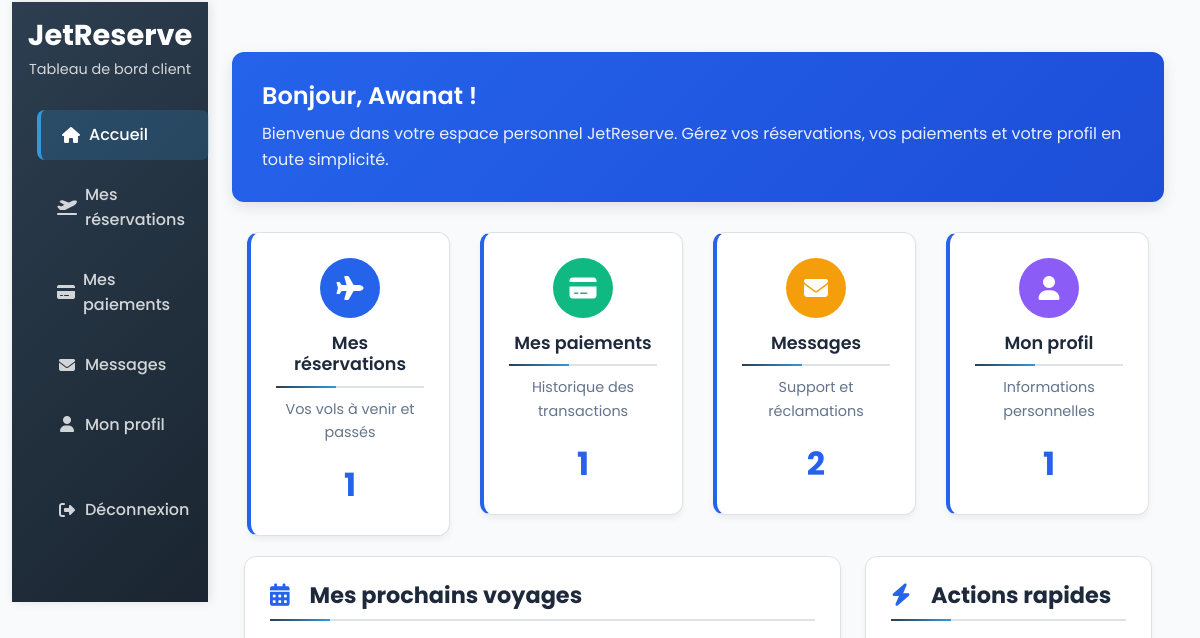
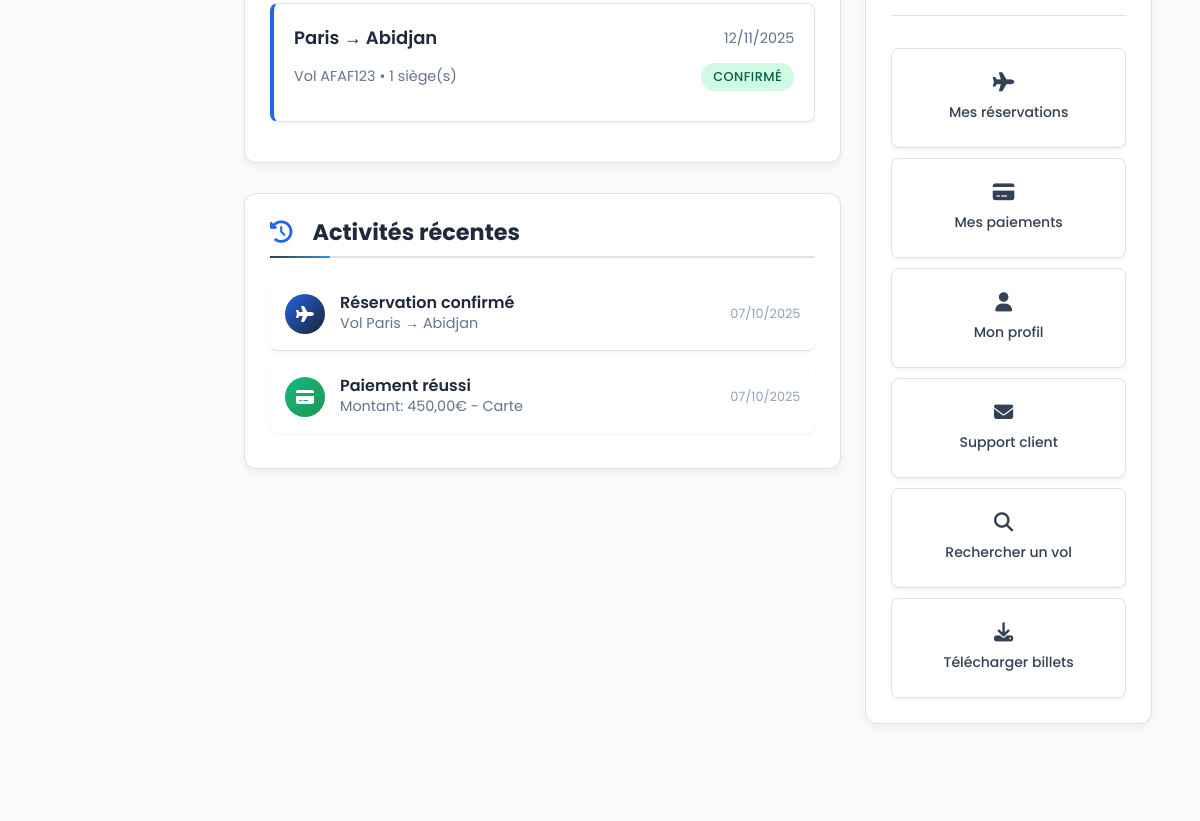
The app's page /vge64/index2.php (signed in, middle part), older data (2 pictures, top to bottom).
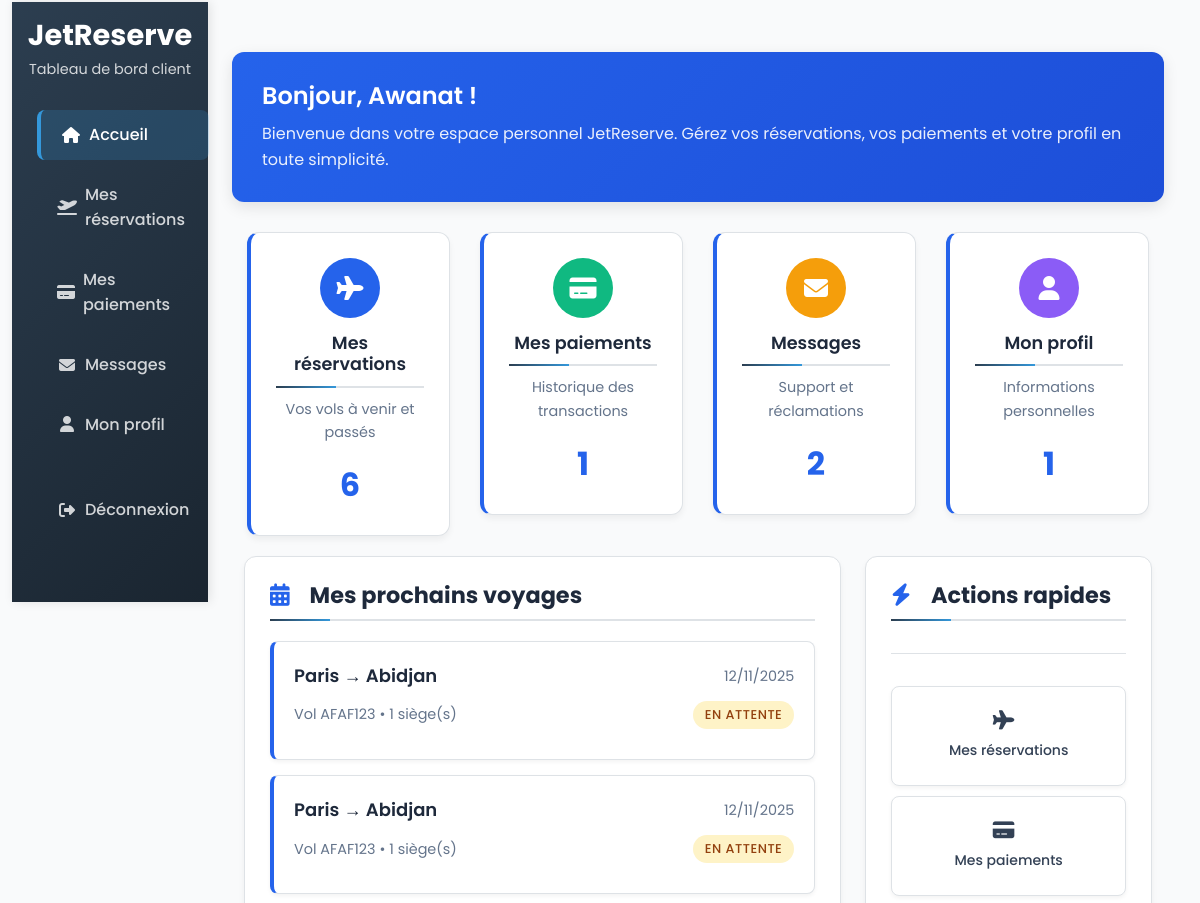
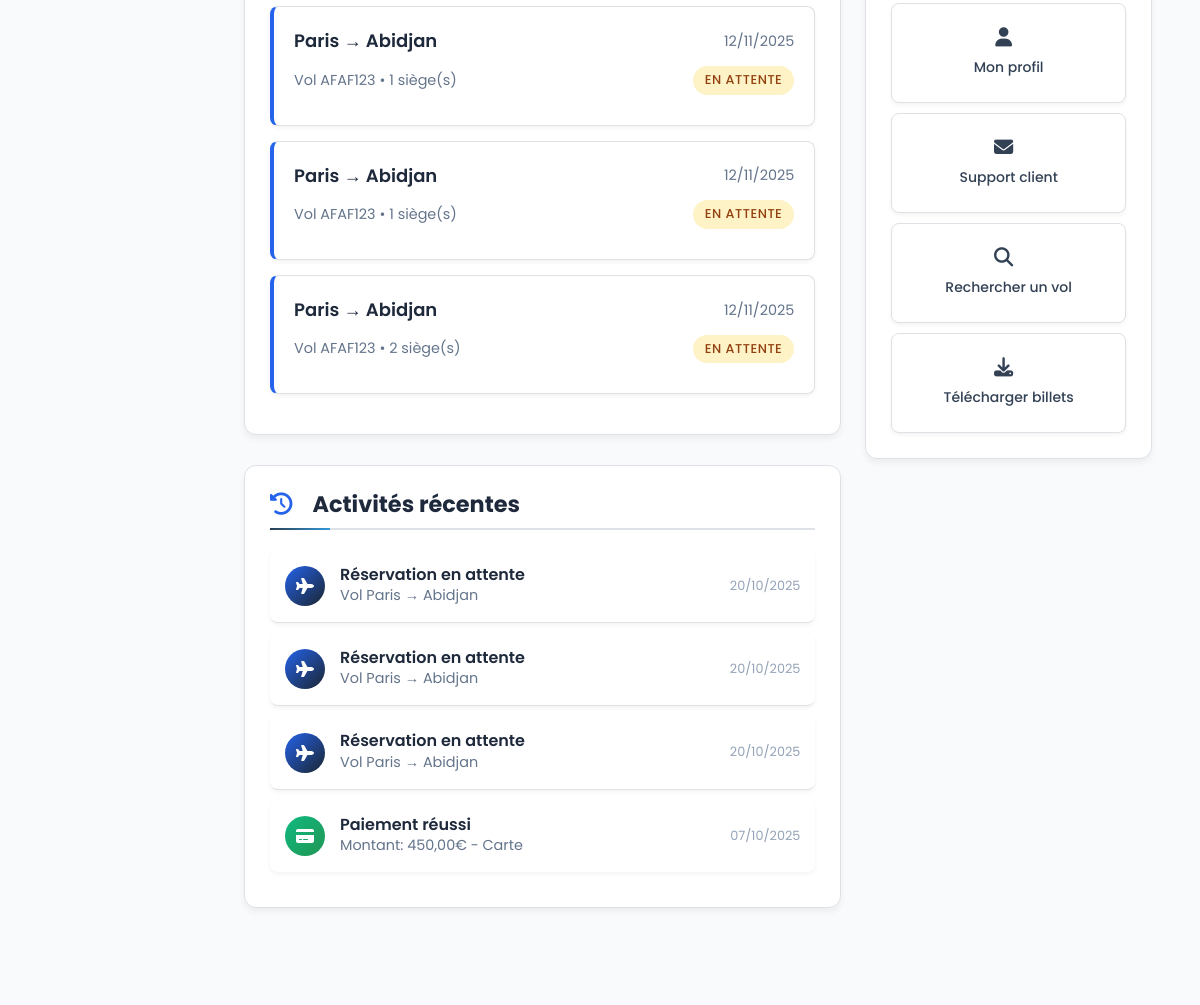
The same page, newer data (2 pictures, top to bottom).
### tables this page shows
CREATE TABLE IF NOT EXISTS `reservations` (
  `id_reservation` int(11) NOT NULL AUTO_INCREMENT,
  `id_user` int(11) NOT NULL,
  `id_vol` int(11) NOT NULL,
  `statut` enum('confirmé','en attente','annulé') DEFAULT 'en attente',
  `date_reservation` timestamp NULL DEFAULT CURRENT_TIMESTAMP,
  `nombre_passagers` int(11) DEFAULT '1',
  `prix_total` decimal(10,2) DEFAULT NULL,
  PRIMARY KEY (`id_reservation`),
  KEY `id_user` (`id_user`),
  KEY `id_vol` (`id_vol`)
);

CREATE TABLE IF NOT EXISTS `vols` (
  `id_vol` int(11) NOT NULL AUTO_INCREMENT,
  `id_compagnie` int(11) NOT NULL,
  `id_avion` int(11) NOT NULL,
  `depart` varchar(50) NOT NULL,
  `arrivee` varchar(50) NOT NULL,
  `date_depart` datetime NOT NULL,
  `date_arrivee` datetime NOT NULL,
  `prix` decimal(10,2) NOT NULL,
  `escales` int(11) DEFAULT '0',
  `classe` enum('économique','affaires','première') DEFAULT 'économique',
  `numero_vol` varchar(10) DEFAULT NULL,
  `places_disponibles` int(11) DEFAULT NULL,
  PRIMARY KEY (`id_vol`),
  KEY `id_compagnie` (`id_compagnie`),
  KEY `id_avion` (`id_avion`)
);

CREATE TABLE IF NOT EXISTS `compagnies` (
  `id_compagnie` int(11) NOT NULL AUTO_INCREMENT,
  `nom_compagnie` varchar(100) NOT NULL,
  `code_compagnie` varchar(10) NOT NULL,
  `pays` varchar(100) NOT NULL,
  PRIMARY KEY (`id_compagnie`),
  UNIQUE KEY `code_compagnie` (`code_compagnie`)
);

CREATE TABLE IF NOT EXISTS `paiements` (
  `id_paiement` int(11) NOT NULL AUTO_INCREMENT,
  `id_reservation` int(11) NOT NULL,
  `montant` decimal(10,2) NOT NULL,
  `mode_paiement` enum('carte','mobile money','paypal') NOT NULL,
  `statut` enum('réussi','en attente','échoué') DEFAULT 'en attente',
  `date_paiement` timestamp NULL DEFAULT CURRENT_TIMESTAMP,
  PRIMARY KEY (`id_paiement`),
  KEY `id_reservation` (`id_reservation`)
);

### vge64/index2.php (the view, shortened to what the changed rows need)
<?php
require_once '../includes/db.php';
try {
    $stmt = $pdo->prepare("
        SELECT r.*, v.depart, v.arrivee, v.date_depart, v.date_arrivee,
               v.numero_vol, c.nom_compagnie, c.code_compagnie,
               COUNT(rs.id_siege) as nb_sieges
        FROM reservations r
        JOIN vols v ON r.id_vol = v.id_vol
        JOIN compagnies c ON v.id_compagnie = c.id_compagnie
        LEFT JOIN reservation_sieges rs ON r.id_reservation = rs.id_reservation
        WHERE r.id_user = ?
        GROUP BY r.id_reservation
        ORDER BY r.date_reservation DESC
        LIMIT 5
    ");
    $stmt->execute([$_SESSION['id_user']]);
    $reservations = $stmt->fetchAll(PDO::FETCH_ASSOC);
} catch (PDOException $e) {
    $reservations = [];
}
try {
    $stmt = $pdo->prepare("
        SELECT p.*, r.id_reservation, v.depart, v.arrivee
        FROM paiements p
        JOIN reservations r ON p.id_reservation = r.id_reservation
        JOIN vols v ON r.id_vol = v.id_vol
        WHERE r.id_user = ?
        ORDER BY p.date_paiement DESC
        LIMIT 5
    ");
    $stmt->execute([$_SESSION['id_user']]);
    $paiements = $stmt->fetchAll(PDO::FETCH_ASSOC);
} catch (PDOException $e) {
    $paiements = [];
}
try {
    $stmt = $pdo->prepare("SELECT COUNT(*) as total FROM reservations WHERE id_user = ?");
    $stmt->execute([$_SESSION['id_user']]);
    $total_reservations = $stmt->fetch(PDO::FETCH_ASSOC)['total'];
} catch (PDOException $e) {
    $total_reservations = 0;
}
?>
<!DOCTYPE html>
<html lang="fr">
<head>
    <link rel="stylesheet" href="https://cdnjs.cloudflare.com/ajax/libs/font-awesome/6.4.0/css/all.min.css">
    <link rel="stylesheet" href="https://cdnjs.cloudflare.com/ajax/libs/OwlCarousel2/2.3.4/assets/owl.carousel.min.css">
    <link rel="stylesheet" href="https://cdnjs.cloudflare.com/ajax/libs/OwlCarousel2/2.3.4/assets/owl.theme.default.min.css">
    <link href="https://cdn.jsdelivr.net/npm/bootstrap@5.3.0/dist/css/bootstrap.min.css" rel="stylesheet">
    <link rel="stylesheet" href="style1.css">
</head>
<body>
    <div class="container-fluid">
        <div class="row">
            <nav id="sidebar" class="col-md-3 col-lg-2 d-md-block bg-dark sidebar collapse">
                <div class="position-sticky pt-3">
                    <div class="text-center mb-4">
                        <h2>JetReserve</h2>
                    </div>
                </div>
            </nav>
            <main class="col-md-9 ms-sm-auto col-lg-10 px-md-4">
                <div class="container dashboard-container">
                    <div class="welcome-card">
                        <h2>Bonjour, <?php echo htmlspecialchars($_SESSION['prenom'] ?? 'Client'); ?> !</h2>
                    </div>
                    <div class="row">
                        <div class="col-md-3">
                            <div class="stats-card">
                                <div class="icon icon-reservations">
                                    <i class="fas fa-plane"></i>
                                </div>
                                <h3>Mes réservations</h3>
                                <p>Vos vols à venir et passés</p>
                                <div class="number"><?php echo $total_reservations; ?></div>
                            </div>
                        </div>
                    </div>
                    <div class="row">
                        <div class="col-lg-8">
                            <div class="upcoming-trips">
                                <?php if (empty($reservations)): ?>
                                    <div class="trip-card">
                                        <div class="trip-header">
                                            <div class="trip-destination">Aucune réservation</div>
                                        </div>
                                        <div class="trip-details">
                                            <div class="trip-info">Vous n'avez pas encore de réservation</div>
                                        </div>
                                    </div>
                                <?php else: ?>
                                    <?php foreach ($reservations as $reservation): ?>
                                        <div class="trip-card">
                                            <div class="trip-header">
                                                <div class="trip-destination"><?php echo htmlspecialchars($reservation['depart']); ?> → <?php echo htmlspecialchars($reservation['arrivee']); ?></div>
                                                <div class="trip-date"><?php echo date('d/m/Y', strtotime($reservation['date_depart'])); ?></div>
                                            </div>
                                            <div class="trip-details">
                                                <div class="trip-info">
                                                    Vol <?php echo htmlspecialchars($reservation['code_compagnie'] . $reservation['numero_vol']); ?> •
                                                    <?php echo $reservation['nb_sieges']; ?> siège(s)
                                                </div>
                                                <span class="trip-status status-<?php echo $reservation['statut'] === 'confirmé' ? 'confirmed' : 'pending'; ?>">
                                                    <?php echo ucfirst($reservation['statut']); ?>
                                                </span>
                                            </div>
                                        </div>
                                    <?php endforeach; ?>
                                <?php endif; ?>
                            </div>
                            <div class="recent-activities">
                                <?php if (empty($reservations) && empty($paiements)): ?>
                                    <div class="activity-item">
                                        <div class="activity-details">
                                            <h4>Aucune activité récente</h4>
                                            <p>Vos activités apparaîtront ici</p>
                                        </div>
                                    </div>
                                <?php else: ?>
                                    <?php foreach (array_slice($reservations, 0, 3) as $reservation): ?>
                                        <div class="activity-item">
                                            <div class="activity-icon" style="background: linear-gradient(135deg, #2563eb, #1a2530);">
                                                <i class="fas fa-plane"></i>
                                            </div>
                                            <div class="activity-details">
                                                <h4>Réservation <?php echo $reservation['statut']; ?></h4>
                                                <p>Vol <?php echo htmlspecialchars($reservation['depart']); ?> → <?php echo htmlspecialchars($reservation['arrivee']); ?></p>
                                            </div>
                                            <div class="activity-time"><?php echo date('d/m/Y', strtotime($reservation['date_reservation'])); ?></div>
                                        </div>
                                    <?php endforeach; ?>
                                    <?php foreach (array_slice($paiements, 0, 2) as $paiement): ?>
                                        <div class="activity-item">
                                            <div class="activity-icon" style="background: linear-gradient(135deg, #10b981, #219653);">
                                                <i class="fas fa-credit-card"></i>
                                            </div>
                                            <div class="activity-details">
                                                <h4>Paiement <?php echo $paiement['statut']; ?></h4>
                                                <p>Montant: <?php echo number_format($paiement['montant'], 2, ',', ' '); ?>€ - <?php echo ucfirst($paiement['mode_paiement']); ?></p>
                                            </div>
                                            <div class="activity-time"><?php echo date('d/m/Y', strtotime($paiement['date_paiement'])); ?></div>
                                        </div>
                                    <?php endforeach; ?>
                                <?php endif; ?>
                            </div>
                        </div>
                    </div>
                </div>
            </main>
        </div>
    </div>
</body>
</html>

Row changes from the older to the newer data that the page shows:
no longer on this page (row unchanged): reservations: id_vol.depart "Paris", id_vol.arrivee "Abidjan", id_vol.date_depart "12/11/2025", compagnies.code_compagnie "AFAF123", nb_sieges "1", statut "CONFIRMÉ", statut "confirmé", date_reservation "07/10/2025"
added reservations: id_vol.depart "Paris", id_vol.arrivee "Abidjan", id_vol.date_depart "12/11/2025", compagnies.code_compagnie "AFAF123", nb_sieges "1", statut "EN ATTENTE", statut "en attente", date_reservation "20/10/2025"
added reservations: id_vol.depart "Paris", id_vol.arrivee "Abidjan", id_vol.date_depart "12/11/2025", compagnies.code_compagnie "AFAF123", nb_sieges "1", statut "EN ATTENTE", statut "en attente", date_reservation "20/10/2025"
added reservations: id_vol.depart "Paris", id_vol.arrivee "Abidjan", id_vol.date_depart "12/11/2025", compagnies.code_compagnie "AFAF123", nb_sieges "1", statut "EN ATTENTE", statut "en attente", date_reservation "20/10/2025"
added reservations: id_vol.depart "Paris", id_vol.arrivee "Abidjan", id_vol.date_depart "12/11/2025", compagnies.code_compagnie "AFAF123", nb_sieges "1", statut "EN ATTENTE", shown under "Mes prochains voyages"
added reservations: id_vol.depart "Paris", id_vol.arrivee "Abidjan", id_vol.date_depart "12/11/2025", compagnies.code_compagnie "AFAF123", nb_sieges "2", statut "EN ATTENTE", shown under "Mes prochains voyages"
Text that changed along with them:
$total_reservations: "1" → "6"
